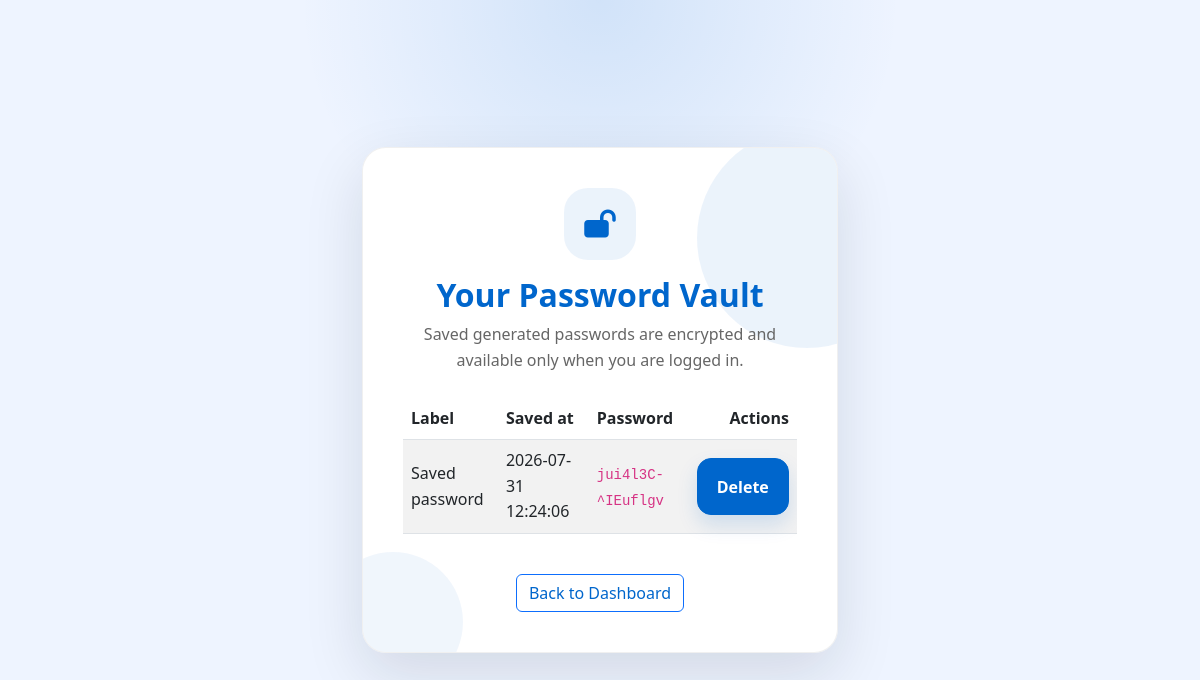
Before: /vault.php (signed in) with the older database file.
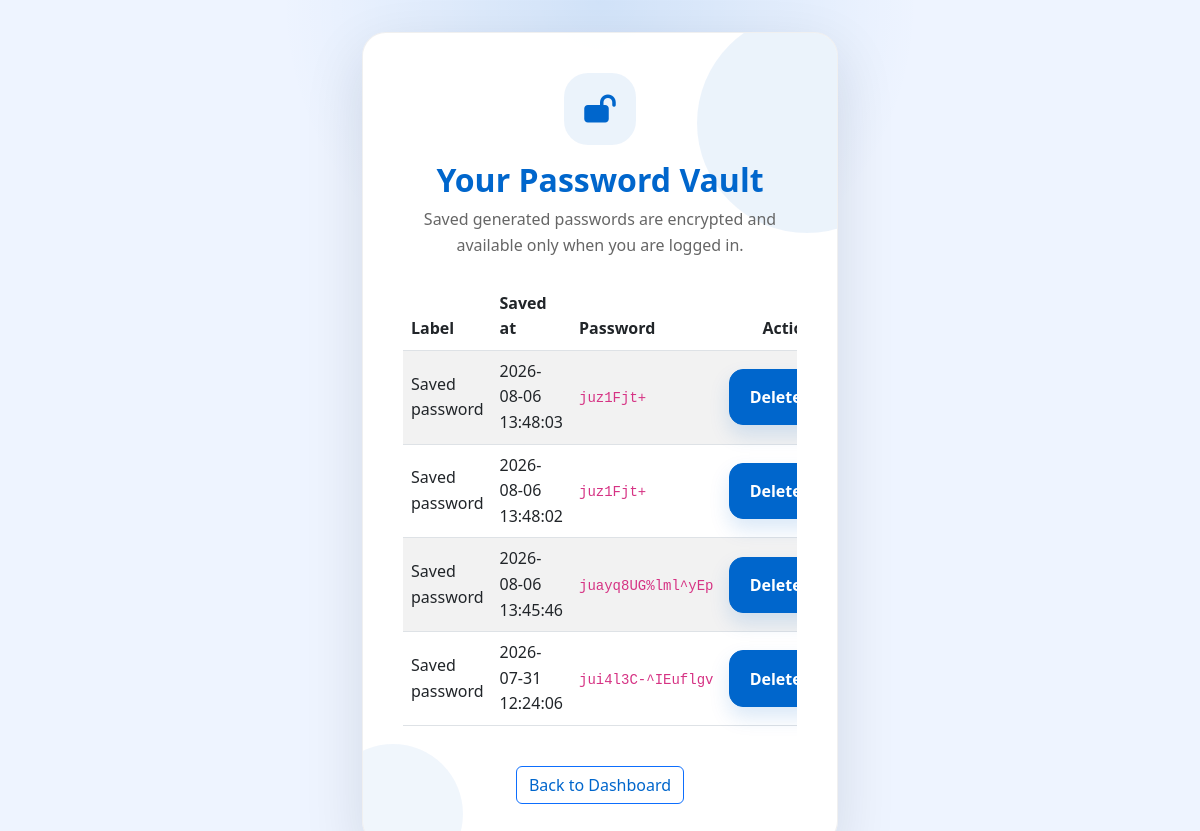
After: the same page with the newer database file.
### tables this page shows
CREATE TABLE vault_entries (
            id INTEGER PRIMARY KEY AUTOINCREMENT,
            user_id INTEGER NOT NULL,
            label TEXT,
            password TEXT NOT NULL,
            created_at DATETIME DEFAULT CURRENT_TIMESTAMP,
            FOREIGN KEY(user_id) REFERENCES users(id)
        );

### auth.php (called while the page is built, shortened)
<?php
require_once __DIR__ . '/db.php';
function currentUser() {
    return $_SESSION['user'] ?? null;
}
function getVaultCipherKey(): string {
    $key = defined('VAULT_SECRET_KEY') ? VAULT_SECRET_KEY : 'shieldos-default-vault-secret';
    return substr(hash('sha256', $key, true), 0, 32);
}
function decryptVaultPassword(string $payload): string {
    $cipher = 'aes-256-cbc';
    $key = getVaultCipherKey();
    $decoded = base64_decode($payload, true);
    $ivLength = openssl_cipher_iv_length($cipher);
    $iv = substr($decoded, 0, $ivLength);
    $encrypted = substr($decoded, $ivLength);
    $decrypted = openssl_decrypt($encrypted, $cipher, $key, OPENSSL_RAW_DATA, $iv);
    return $decrypted === false ? '' : $decrypted;
}
function getVaultEntries(int $userId): array {
    global $pdo;
    $stmt = $pdo->prepare('SELECT id, label, password, created_at FROM vault_entries WHERE user_id = :user_id ORDER BY created_at DESC');
    $stmt->execute(['user_id' => $userId]);
    $rows = $stmt->fetchAll();
    return $rows;
}

### vault.php (the view, shortened to what this page needs)
<?php
require_once __DIR__ . '/auth.php';
$user = currentUser();
$entries = getVaultEntries($user['id']);
?>
<!DOCTYPE html>
<html lang="en">
<head>
    <link href="https://cdn.jsdelivr.net/npm/bootstrap@5.3.0/dist/css/bootstrap.min.css" rel="stylesheet">
    <link rel="stylesheet" href="https://cdnjs.cloudflare.com/ajax/libs/font-awesome/6.4.0/css/all.min.css">
    <link rel="stylesheet" href="style.css">
</head>
<body class="auth-page">
    <div class="container auth-wrapper">
        <div class="auth-card">
            <div class="auth-card-top text-center mb-4">
                <div class="auth-icon mb-3"><i class="fa-solid fa-lock-open"></i></div>
                <h2 class="mb-2 text-primary">Your Password Vault</h2>
                <p class="text-muted">Saved generated passwords are encrypted and available only when you are logged in.</p>
            </div>
            <?php if (count($entries) === 0): ?>
                <div class="alert alert-info">No saved passwords found. Generate one and save it from the dashboard.</div>
            <?php else: ?>
                <div class="table-responsive">
                    <table class="table table-striped align-middle">
                        <thead>
                            <tr>
                                <th>Label</th>
                                <th>Saved at</th>
                                <th>Password</th>
                                <th class="text-end">Actions</th>
                            </tr>
                        </thead>
                        <tbody>
                            <?php foreach ($entries as $entry): ?>
                                <tr>
                                    <td><?= htmlspecialchars($entry['label']) ?></td>
                                    <td><?= htmlspecialchars($entry['created_at']) ?></td>
                                    <td><code><?= htmlspecialchars($entry['password']) ?></code></td>
                                    <td class="text-end">
                                        <form method="POST" action="vault.php" onsubmit="return confirm('Delete this saved password?');" style="display:inline-block;">
                                            <button type="submit" class="btn btn-sm btn-danger">Delete</button>
                                        </form>
                                    </td>
                                </tr>
                            <?php endforeach; ?>
                        </tbody>
                    </table>
                </div>
            <?php endif; ?>
            <div class="text-center mt-4">
                <a href="index.php" class="btn btn-outline-primary">Back to Dashboard</a>
            </div>
        </div>
    </div>
</body>
</html>

### style.css (style rules this page uses)
* { margin: 0; padding: 0; box-sizing: border-box; }
:root { --primary-blue: #0066cc; --primary-blue-light: #0080ff; --primary-blue-dark: #0052a3; --secondary-light: #f8f9fa; --text-dark: #1a1a1a; --text-muted: #666666; --border-color: #e0e0e0; --accent-green: #10b981; --accent-orange: #f59e0b; --accent-red: #ef4444; }
html { scroll-behavior: smooth; }
body { background: #ffffff; color: var(--text-dark); font-family: 'Segoe UI', -apple-system, BlinkMacSystemFont, 'Helvetica Neue', sans-serif; line-height: 1.6; }
.btn-danger, .btn-red-custom { background-color: var(--primary-blue); border-color: var(--primary-blue); color: #ffffff; font-weight: 600; border-radius: 8px; transition: all 0.3s ease; box-shadow: 0 2px 8px rgba(0, 102, 204, 0.15); }
.text-primary { color: var(--primary-blue) !important; }
.text-muted { color: var(--text-muted) !important; }
.auth-page { background: radial-gradient(circle at top, rgba(0, 102, 204, 0.12), transparent 30%), #eef4ff; min-height: 100vh; display: flex; align-items: center; justify-content: center; padding: 2rem; }
.auth-wrapper { width: 100%; max-width: 500px; margin: 0 auto; }
.auth-card { background: rgba(255, 255, 255, 0.98); border: 1px solid rgba(0, 0, 0, 0.06); border-radius: 24px; box-shadow: 0 22px 60px rgba(15, 23, 42, 0.12); padding: 2.5rem; position: relative; overflow: hidden; }
.auth-card::before { content: ''; position: absolute; top: -20px; right: -80px; width: 220px; height: 220px; background: rgba(0, 102, 204, 0.08); border-radius: 50%; }
.auth-card::after { content: ''; position: absolute; bottom: -40px; left: -40px; width: 140px; height: 140px; background: rgba(0, 102, 204, 0.06); border-radius: 50%; }
.auth-card .btn-danger { background-color: var(--primary-blue); border-color: var(--primary-blue); padding: 0.95rem 1.2rem; font-size: 1rem; border-radius: 14px; box-shadow: 0 10px 20px rgba(0, 102, 204, 0.15); }
.auth-card h2 { font-size: 2rem; font-weight: 700; margin-bottom: 0.5rem; }
.auth-card p { color: var(--text-muted); margin-bottom: 1.5rem; }
.auth-card-top { position: relative; z-index: 1; }
.auth-icon { width: 72px; height: 72px; margin: 0 auto; display: grid; place-items: center; border-radius: 22px; background: linear-gradient(135deg, rgba(0, 102, 204, 0.15), rgba(0, 102, 204, 0.4)); color: var(--primary-blue); font-size: 1.75rem; }
.auth-card a { color: var(--primary-blue); }
.auth-icon { width: 72px; height: 72px; margin: 0 auto; display: grid; place-items: center; border-radius: 24px; background: rgba(0, 102, 204, 0.08); color: var(--primary-blue); font-size: 1.75rem; }

Changed rows visible on the page:
added vault_entries: label "Saved password", created_at "2026-08-06 13:48:03", password "juz1Fjt+"
added vault_entries: label "Saved password", created_at "2026-08-06 13:48:02", password "juz1Fjt+"
added vault_entries: label "Saved password", created_at "2026-08-06 13:45:46", password "juayq8UG%lml^yEp"
